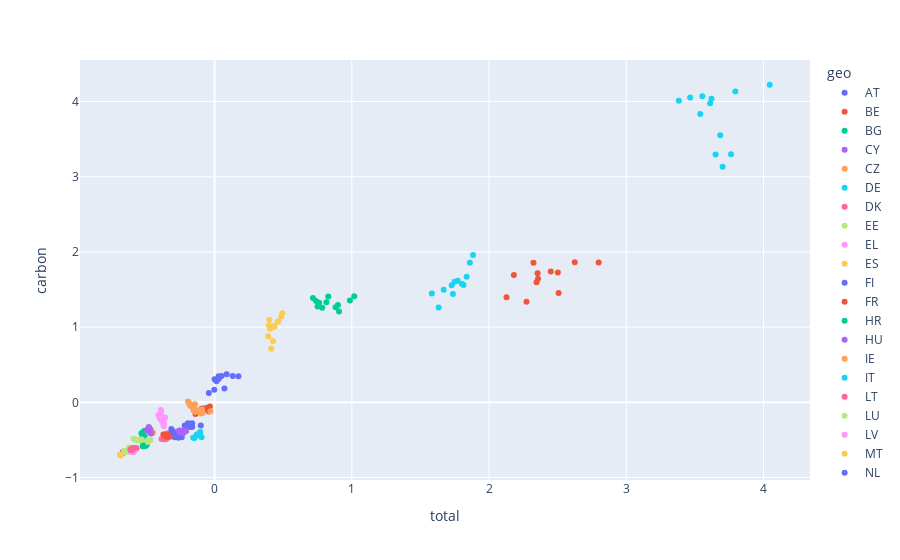

Notebook code for this chart:
### Code cell
px.scatter(df_merged_s, y="carbon", x="total", color="geo")

### Figure 1 — Plotly figure (JSON) as saved in the notebook; plotly's stock layout.template omitted (floating-point values rounded to 4 significant figures)
{"data": [{"hovertemplate": "geo=AT<br>total=%{x}<br>carbon=%{y}<extra></extra>", "legendgroup": "AT", "marker": {"color": "#636efa", "symbol": "circle"}, "mode": "markers", "name": "AT", "orientation": "v", "showlegend": true, "type": "scatter", "x": [-0.1942, -0.1847, -0.167, -0.2176, -0.1878, -0.1662, -0.1635, -0.1957, -0.1843, -0.1635, -0.1002, -0.187], "xaxis": "x", "y": [-0.2781, -0.2926, -0.2909, -0.3094, -0.2972, -0.2914, -0.2798, -0.2953, -0.2874, -0.3282, -0.31, -0.3295], "yaxis": "y"}, {"hovertemplate": "geo=BE<br>total=%{x}<br>carbon=%{y}<extra></extra>", "legendgroup": "BE", "marker": {"color": "#EF553B", "symbol": "circle"}, "mode": "markers", "name": "BE", "orientation": "v", "showlegend": true, "type": "scatter", "x": [-0.03451, -0.0407, -0.04688, -0.05306, -0.05924, -0.06421, -0.07383, -0.07998, -0.09505, -0.09483, -0.04114, -0.1388], "xaxis": "x", "y": [-0.0567, -0.07272, -0.07338, -0.1018, -0.07817, -0.08641, -0.08676, -0.08117, -0.08663, -0.1426, -0.1234, -0.1538], "yaxis": "y"}, {"hovertemplate": "geo=BG<br>total=%{x}<br>carbon=%{y}<extra></extra>", "legendgroup": "BG", "marker": {"color": "#00cc96", "symbol": "circle"}, "mode": "markers", "name": "BG", "orientation": "v", "showlegend": true, "type": "scatter", "x": [-0.5115, -0.5131, -0.5216, -0.5273, -0.5252, -0.5207, -0.5157, -0.5224, -0.5275, -0.5108, -0.5093, -0.5326], "xaxis": "x", "y": [-0.3782, -0.4046, -0.4323, -0.4169, -0.4003, -0.4133, -0.4036, -0.4259, -0.4329, -0.4657, -0.4339, -0.4107], "yaxis": "y"}, {"hovertemplate": "geo=CY<br>total=%{x}<br>carbon=%{y}<extra></extra>", "legendgroup": "CY", "marker": {"color": "#ab63fa", "symbol": "circle"}, "mode": "markers", "name": "CY", "orientation": "v", "showlegend": true, "type": "scatter", "x": [-0.6676, -0.6673, -0.667, -0.6666, -0.6663, -0.6659, -0.6656, -0.6661, -0.6642, -0.6639, -0.6646, -0.6642], "xaxis": "x", "y": [-0.6638, -0.6667, -0.6707, -0.6687, -0.6686, -0.6658, -0.6643, -0.6646, -0.6644, -0.6699, -0.6677, -0.6662], "yaxis": "y"}, {"hovertemplate": "geo=CZ<br>total=%{x}<br>carbon=%{y}<extra></extra>", "legendgroup": "CZ", "marker": {"color": "#FFA15A", "symbol": "circle"}, "mode": "markers", "name": "CZ", "orientation": "v", "showlegend": true, "type": "scatter", "x": [-0.1934, -0.1868, -0.1802, -0.1737, -0.1768, -0.154, -0.1423, -0.1481, -0.1558, -0.1428, -0.09123, -0.1414], "xaxis": "x", "y": [0.01218, -0.00858, -0.03712, -0.04833, -0.03984, -0.03168, -0.02697, -0.03575, -0.06608, -0.1254, -0.09695, -0.1041], "yaxis": "y"}, {"hovertemplate": "geo=DE<br>total=%{x}<br>carbon=%{y}<extra></extra>", "legendgroup": "DE", "marker": {"color": "#19d3f3", "symbol": "circle"}, "mode": "markers", "name": "DE", "orientation": "v", "showlegend": true, "type": "scatter", "x": [3.554, 3.795, 4.046, 3.383, 3.465, 3.621, 3.611, 3.539, 3.685, 3.702, 3.763, 3.651], "xaxis": "x", "y": [4.071, 4.134, 4.224, 4.009, 4.053, 4.039, 3.976, 3.836, 3.551, 3.132, 3.299, 3.296], "yaxis": "y"}, {"hovertemplate": "geo=DK<br>total=%{x}<br>carbon=%{y}<extra></extra>", "legendgroup": "DK", "marker": {"color": "#FF6692", "symbol": "circle"}, "mode": "markers", "name": "DK", "orientation": "v", "showlegend": true, "type": "scatter", "x": [-0.3356, -0.339, -0.3425, -0.3583, -0.3421, -0.3468, -0.3571, -0.3585, -0.367, -0.3489, -0.3861], "xaxis": "x", "y": [-0.4193, -0.4106, -0.4313, -0.4457, -0.4343, -0.4459, -0.4461, -0.4659, -0.4908, -0.4842, -0.4873], "yaxis": "y"}, {"hovertemplate": "geo=EE<br>total=%{x}<br>carbon=%{y}<extra></extra>", "legendgroup": "EE", "marker": {"color": "#B6E880", "symbol": "circle"}, "mode": "markers", "name": "EE", "orientation": "v", "showlegend": true, "type": "scatter", "x": [-0.6209, -0.6181, -0.621, -0.6241, -0.626, -0.6206, -0.62, -0.6201, -0.6181, -0.62, -0.6183, -0.6184], "xaxis": "x", "y": [-0.6063, -0.6118, -0.6023, -0.6066, -0.6224, -0.6141, -0.6076, -0.6116, -0.6397, -0.6567, -0.65, -0.6427], "yaxis": "y"}, {"hovertemplate": "geo=EL<br>total=%{x}<br>carbon=%{y}<extra></extra>", "legendgroup": "EL", "marker": {"color": "#FF97FF", "symbol": "circle"}, "mode": "markers", "name": "EL", "orientation": "v", "showlegend": true, "type": "scatter", "x": [-0.3919, -0.3897, -0.4097, -0.3854, -0.3617, -0.3699, -0.3604, -0.399, -0.3828, -0.3693, -0.3727, -0.367], "xaxis": "x", "y": [-0.1017, -0.1201, -0.1695, -0.1852, -0.205, -0.2228, -0.2011, -0.2156, -0.2495, -0.3173, -0.3001, -0.2912], "yaxis": "y"}, {"hovertemplate": "geo=ES<br>total=%{x}<br>carbon=%{y}<extra></extra>", "legendgroup": "ES", "marker": {"color": "#FECB52", "symbol": "circle"}, "mode": "markers", "name": "ES", "orientation": "v", "showlegend": true, "type": "scatter", "x": [0.4939, 0.4861, 0.4374, 0.4297, 0.4662, 0.3951, 0.3997, 0.4593, 0.404, 0.4124, 0.4263, 0.3912], "xaxis": "x", "y": [1.184, 1.145, 1.006, 1.017, 1.077, 1.024, 1.098, 1.072, 0.9776, 0.7133, 0.816, 0.8803], "yaxis": "y"}, {"hovertemplate": "geo=FI<br>total=%{x}<br>carbon=%{y}<extra></extra>", "legendgroup": "FI", "marker": {"color": "#636efa", "symbol": "circle"}, "mode": "markers", "name": "FI", "orientation": "v", "showlegend": true, "type": "scatter", "x": [-0.3152, -0.3094, -0.3036, -0.2978, -0.3159, -0.2863, -0.2545, -0.2588, -0.2643, -0.2904, -0.2395, -0.2636], "xaxis": "x", "y": [-0.356, -0.385, -0.3822, -0.404, -0.4218, -0.4071, -0.4209, -0.4146, -0.4306, -0.4652, -0.4657, -0.4713], "yaxis": "y"}, {"hovertemplate": "geo=FR<br>total=%{x}<br>carbon=%{y}<extra></extra>", "legendgroup": "FR", "marker": {"color": "#EF553B", "symbol": "circle"}, "mode": "markers", "name": "FR", "orientation": "v", "showlegend": true, "type": "scatter", "x": [2.324, 2.625, 2.799, 2.181, 2.354, 2.501, 2.45, 2.357, 2.346, 2.273, 2.507, 2.127], "xaxis": "x", "y": [1.856, 1.862, 1.859, 1.692, 1.716, 1.725, 1.74, 1.645, 1.597, 1.337, 1.455, 1.399], "yaxis": "y"}, {"hovertemplate": "geo=HR<br>total=%{x}<br>carbon=%{y}<extra></extra>", "legendgroup": "HR", "marker": {"color": "#00cc96", "symbol": "circle"}, "mode": "markers", "name": "HR", "orientation": "v", "showlegend": true, "type": "scatter", "x": [-0.4926, -0.4989, -0.5037, -0.5234, -0.5082, -0.5096, -0.5108, -0.5178, -0.5223, -0.5195, -0.5069, -0.5181], "xaxis": "x", "y": [-0.5627, -0.5711, -0.5769, -0.5804, -0.578, -0.5768, -0.5719, -0.577, -0.5767, -0.5843, -0.5815, -0.5801], "yaxis": "y"}, {"hovertemplate": "geo=HU<br>total=%{x}<br>carbon=%{y}<extra></extra>", "legendgroup": "HU", "marker": {"color": "#ab63fa", "symbol": "circle"}, "mode": "markers", "name": "HU", "orientation": "v", "showlegend": true, "type": "scatter", "x": [-0.2291, -0.23, -0.2309, -0.2318, -0.2395, -0.2247, -0.2142, -0.2503, -0.261, -0.238, -0.2082, -0.2503], "xaxis": "x", "y": [-0.3773, -0.3955, -0.411, -0.4091, -0.3925, -0.3895, -0.3769, -0.3763, -0.3776, -0.3906, -0.3847, -0.4043], "yaxis": "y"}, {"hovertemplate": "geo=IE<br>total=%{x}<br>carbon=%{y}<extra></extra>", "legendgroup": "IE", "marker": {"color": "#FFA15A", "symbol": "circle"}, "mode": "markers", "name": "IE", "orientation": "v", "showlegend": true, "type": "scatter", "x": [-0.4757, -0.4747, -0.4736, -0.4725, -0.4798, -0.4682, -0.4749, -0.4608, -0.4661, -0.4486, -0.459, -0.4839], "xaxis": "x", "y": [-0.4026, -0.3987, -0.3984, -0.3999, -0.3855, -0.3734, -0.374, -0.3711, -0.3843, -0.4064, -0.3901, -0.3872], "yaxis": "y"}, {"hovertemplate": "geo=IT<br>total=%{x}<br>carbon=%{y}<extra></extra>", "legendgroup": "IT", "marker": {"color": "#19d3f3", "symbol": "circle"}, "mode": "markers", "name": "IT", "orientation": "v", "showlegend": true, "type": "scatter", "x": [1.884, 1.86, 1.837, 1.814, 1.772, 1.749, 1.803, 1.728, 1.669, 1.633, 1.737, 1.583], "xaxis": "x", "y": [1.959, 1.858, 1.672, 1.561, 1.618, 1.604, 1.573, 1.557, 1.498, 1.26, 1.442, 1.449], "yaxis": "y"}, {"hovertemplate": "geo=LT<br>total=%{x}<br>carbon=%{y}<extra></extra>", "legendgroup": "LT", "marker": {"color": "#FF6692", "symbol": "circle"}, "mode": "markers", "name": "LT", "orientation": "v", "showlegend": true, "type": "scatter", "x": [-0.5933, -0.5914, -0.5895, -0.5876, -0.5858, -0.5839, -0.5811, -0.5771, -0.5817, -0.5827, -0.5679, -0.5733], "xaxis": "x", "y": [-0.6062, -0.6063, -0.612, -0.6124, -0.6108, -0.6103, -0.6095, -0.6108, -0.6097, -0.6113, -0.6103, -0.6163], "yaxis": "y"}, {"hovertemplate": "geo=LU<br>total=%{x}<br>carbon=%{y}<extra></extra>", "legendgroup": "LU", "marker": {"color": "#B6E880", "symbol": "circle"}, "mode": "markers", "name": "LU", "orientation": "v", "showlegend": true, "type": "scatter", "x": [-0.6553, -0.6543, -0.6537, -0.656, -0.6529, -0.6517, -0.6509, -0.6536, -0.6564, -0.6537, -0.6551, -0.6568], "xaxis": "x", "y": [-0.6472, -0.6489, -0.6516, -0.6537, -0.6553, -0.6557, -0.6537, -0.6516, -0.6509, -0.6605, -0.6575, -0.6633], "yaxis": "y"}, {"hovertemplate": "geo=LV<br>total=%{x}<br>carbon=%{y}<extra></extra>", "legendgroup": "LV", "marker": {"color": "#FF97FF", "symbol": "circle"}, "mode": "markers", "name": "LV", "orientation": "v", "showlegend": true, "type": "scatter", "x": [-0.5911, -0.5874, -0.5957, -0.5979, -0.6079, -0.605, -0.601, -0.5984, -0.6016, -0.6072, -0.6004, -0.6072], "xaxis": "x", "y": [-0.6565, -0.6574, -0.6578, -0.6585, -0.6583, -0.6581, -0.6577, -0.6549, -0.6556, -0.6605, -0.6589, -0.6611], "yaxis": "y"}, {"hovertemplate": "geo=MT<br>total=%{x}<br>carbon=%{y}<extra></extra>", "legendgroup": "MT", "marker": {"color": "#FECB52", "symbol": "circle"}, "mode": "markers", "name": "MT", "orientation": "v", "showlegend": true, "type": "scatter", "x": [-0.6872, -0.6868, -0.6864, -0.686, -0.6855, -0.6856, -0.6846, -0.6844, -0.6838, -0.6834, -0.6832, -0.6828], "xaxis": "x", "y": [-0.6987, -0.6978, -0.6993, -0.6992, -0.7027, -0.7041, -0.703, -0.7028, -0.702, -0.7038, -0.7035, -0.702], "yaxis": "y"}, {"hovertemplate": "geo=NL<br>total=%{x}<br>carbon=%{y}<extra></extra>", "legendgroup": "NL", "marker": {"color": "#636efa", "symbol": "circle"}, "mode": "markers", "name": "NL", "orientation": "v", "showlegend": true, "type": "scatter", "x": [0.08805, 0.1325, 0.1738, -0.0002102, 0.02951, 0.05063, 0.03338, 0.0309, 0.0142, -0.002227, 0.07203, -0.04195], "xaxis": "x", "y": [0.3729, 0.3485, 0.3469, 0.3064, 0.3457, 0.3502, 0.3381, 0.3119, 0.2802, 0.1675, 0.1844, 0.1255], "yaxis": "y"}, {"hovertemplate": "geo=NO<br>total=%{x}<br>carbon=%{y}<extra></extra>", "legendgroup": "NO", "marker": {"color": "#EF553B", "symbol": "circle"}, "mode": "markers", "name": "NO", "orientation": "v", "showlegend": true, "type": "scatter", "x": [-0.3683, -0.3493, -0.3528, -0.3732, -0.3592, -0.349, -0.344, -0.3422, -0.348, -0.3457, -0.3267, -0.3556], "xaxis": "x", "y": [-0.4312, -0.4334, -0.4317, -0.4292, -0.4268, -0.4315, -0.4347, -0.4334, -0.4428, -0.4576, -0.4588, -0.4563], "yaxis": "y"}, {"hovertemplate": "geo=PL<br>total=%{x}<br>carbon=%{y}<extra></extra>", "legendgroup": "PL", "marker": {"color": "#00cc96", "symbol": "circle"}, "mode": "markers", "name": "PL", "orientation": "v", "showlegend": true, "type": "scatter", "x": [0.7167, 0.7392, 0.7617, 0.7843, 0.7504, 0.8151, 0.8285, 1.018, 0.8989, 0.907, 0.986, 0.8819], "xaxis": "x", "y": [1.386, 1.346, 1.324, 1.259, 1.273, 1.329, 1.408, 1.41, 1.295, 1.208, 1.354, 1.263], "yaxis": "y"}, {"hovertemplate": "geo=PT<br>total=%{x}<br>carbon=%{y}<extra></extra>", "legendgroup": "PT", "marker": {"color": "#ab63fa", "symbol": "circle"}, "mode": "markers", "name": "PT", "orientation": "v", "showlegend": true, "type": "scatter", "x": [-0.481, -0.4872, -0.4917, -0.481, -0.4829, -0.4777, -0.4791, -0.4727, -0.4723, -0.4631, -0.4624, -0.4667], "xaxis": "x", "y": [-0.3528, -0.3632, -0.3727, -0.3724, -0.3501, -0.3584, -0.3294, -0.3468, -0.3637, -0.41, -0.4147, -0.403], "yaxis": "y"}, {"hovertemplate": "geo=RO<br>total=%{x}<br>carbon=%{y}<extra></extra>", "legendgroup": "RO", "marker": {"color": "#FFA15A", "symbol": "circle"}, "mode": "markers", "name": "RO", "orientation": "v", "showlegend": true, "type": "scatter", "x": [-0.1732, -0.1634, -0.1535, -0.1437, -0.1342, -0.1305, -0.1089, -0.1034, -0.1046, -0.08572, -0.03059, -0.09725], "xaxis": "x", "y": [-0.03128, -0.04728, -0.1054, -0.1037, -0.1098, -0.1192, -0.1032, -0.1023, -0.1188, -0.1402, -0.1195, -0.148], "yaxis": "y"}, {"hovertemplate": "geo=SE<br>total=%{x}<br>carbon=%{y}<extra></extra>", "legendgroup": "SE", "marker": {"color": "#19d3f3", "symbol": "circle"}, "mode": "markers", "name": "SE", "orientation": "v", "showlegend": true, "type": "scatter", "x": [-0.1041, -0.1069, -0.1097, -0.1125, -0.1299, -0.1072, -0.1109, -0.1239, -0.1319, -0.146, -0.09465, -0.1561], "xaxis": "x", "y": [-0.3952, -0.4107, -0.4187, -0.4276, -0.4291, -0.4277, -0.4313, -0.435, -0.4428, -0.4734, -0.4642, -0.4727], "yaxis": "y"}, {"hovertemplate": "geo=SI<br>total=%{x}<br>carbon=%{y}<extra></extra>", "legendgroup": "SI", "marker": {"color": "#FF6692", "symbol": "circle"}, "mode": "markers", "name": "SI", "orientation": "v", "showlegend": true, "type": "scatter", "x": [-0.5927, -0.5963, -0.5974, -0.611, -0.6031, -0.6016, -0.6038, -0.6092, -0.6113, -0.6088, -0.6035, -0.6122], "xaxis": "x", "y": [-0.6138, -0.617, -0.6206, -0.6292, -0.6282, -0.6237, -0.6232, -0.624, -0.6267, -0.6333, -0.6325, -0.6347], "yaxis": "y"}, {"hovertemplate": "geo=SK<br>total=%{x}<br>carbon=%{y}<extra></extra>", "legendgroup": "SK", "marker": {"color": "#B6E880", "symbol": "circle"}, "mode": "markers", "name": "SK", "orientation": "v", "showlegend": true, "type": "scatter", "x": [-0.5912, -0.5803, -0.5694, -0.5585, -0.5408, -0.5376, -0.5319, -0.5358, -0.4911, -0.4834, -0.4665, -0.4878], "xaxis": "x", "y": [-0.4837, -0.496, -0.4977, -0.5081, -0.5041, -0.5018, -0.496, -0.4968, -0.5087, -0.5235, -0.5027, -0.5237], "yaxis": "y"}], "layout": {"legend": {"title": {"text": "geo"}, "tracegroupgap": 0}, "margin": {"t": 60}, "xaxis": {"anchor": "y", "domain": [0, 1], "title": {"text": "total"}}, "yaxis": {"anchor": "x", "domain": [0, 1], "title": {"text": "carbon"}}}}
